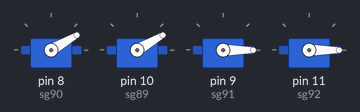
Bench run of a sketch on a simulated Arduino Uno, built with avr-gcc and run on an emulated ATmega328P. Shown: 4 × servo.

Above: at 0.05 s.
At 1.4 s:
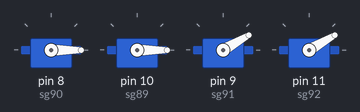
Timing chart, 0 to 3.2 s (numbered marks = the images above):
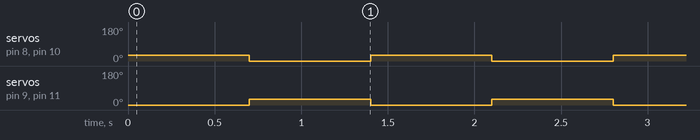

The sketch:

yuruyen_robot_projesi.ino
```cpp
//Kod Yapımcısı: Can Arslan
//Yürüyen Robot Projesi

#include <Servo.h>
Servo sg92; //servo pinlerini tanıtıyoruz
Servo sg91; //servo pinlerini tanıtıyoruz
Servo sg90;  //servo pinlerini tanıtıyoruz
Servo sg89;  //servo pinlerini tanıtıyoruz

void setup() {
  sg90.attach(8);  // pinlerini ayarlıyoruz
  sg89.attach(10);   // pinlerini ayarlıyoruz
  sg91.attach(9);  // pinlerini ayarlıyoruz
  sg92.attach(11);  // pinlerini ayarlıyoruz

}
void loop() {
sg90.write(30);  // pinlerin yönünü ayarlıyoruz
sg89.write(30);  // pinlerin yönünü ayarlıyoruz
sg91.write(0);  // pinlerin yönünü ayarlıyoruz
sg92.write(0);  // pinlerin yönünü ayarlıyoruz
delay(700); // 700ms (0.7sn) beklemesini istiyoruz
sg90.write(0);  // pinlerin yönünü ayarlıyoruz
sg89.write(0);  // pinlerin yönünü ayarlıyoruz
sg91.write(30);  // pinlerin yönünü ayarlıyoruz
sg92.write(30);  // pinlerin yönünü ayarlıyoruz
delay(700); // 1000ms (0.7sn) beklemesini istiyoruz

}
```

Measured:
- by itself, servo on pin 8 (sg90), servo on pin 10 (sg89), servo on pin 9 (sg91), servo on pin 11 (sg92): alternates 30° for 0.70 s and 0° for 0.70 s
